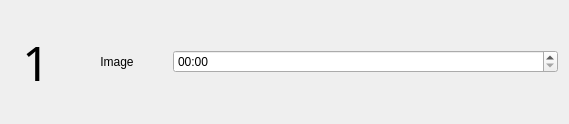
<?xml version="1.0" encoding="UTF-8"?>
<ui version="4.0">
 <class>Form</class>
 <widget class="QWidget" name="Form">
  <property name="geometry">
   <rect>
    <x>0</x>
    <y>0</y>
    <width>569</width>
    <height>124</height>
   </rect>
  </property>
  <property name="windowTitle">
   <string>Form</string>
  </property>
  <layout class="QGridLayout" name="gridLayout">
   <item row="0" column="0">
    <layout class="QHBoxLayout" name="horizontalLayout">
     <property name="leftMargin">
      <number>0</number>
     </property>
     <item>
      <widget class="QLabel" name="indexText">
       <property name="maximumSize">
        <size>
         <width>50</width>
         <height>50</height>
        </size>
       </property>
       <property name="font">
        <font>
         <family>Adobe Devanagari</family>
         <pointsize>36</pointsize>
        </font>
       </property>
       <property name="text">
        <string>1</string>
       </property>
       <property name="alignment">
        <set>Qt::AlignCenter</set>
       </property>
      </widget>
     </item>
     <item>
      <widget class="QLabel" name="previewImage">
       <property name="sizePolicy">
        <sizepolicy hsizetype="Fixed" vsizetype="Fixed">
         <horstretch>0</horstretch>
         <verstretch>0</verstretch>
        </sizepolicy>
       </property>
       <property name="minimumSize">
        <size>
         <width>100</width>
         <height>100</height>
        </size>
       </property>
       <property name="maximumSize">
        <size>
         <width>100</width>
         <height>100</height>
        </size>
       </property>
       <property name="text">
        <string>Image</string>
       </property>
       <property name="scaledContents">
        <bool>false</bool>
       </property>
       <property name="alignment">
        <set>Qt::AlignCenter</set>
       </property>
      </widget>
     </item>
     <item>
      <widget class="QTimeEdit" name="timeEdit">
       <property name="currentSection">
        <enum>QDateTimeEdit::MinuteSection</enum>
       </property>
       <property name="displayFormat">
        <string>mm:ss</string>
       </property>
      </widget>
     </item>
    </layout>
   </item>
  </layout>
 </widget>
 <resources/>
 <connections/>
</ui>
